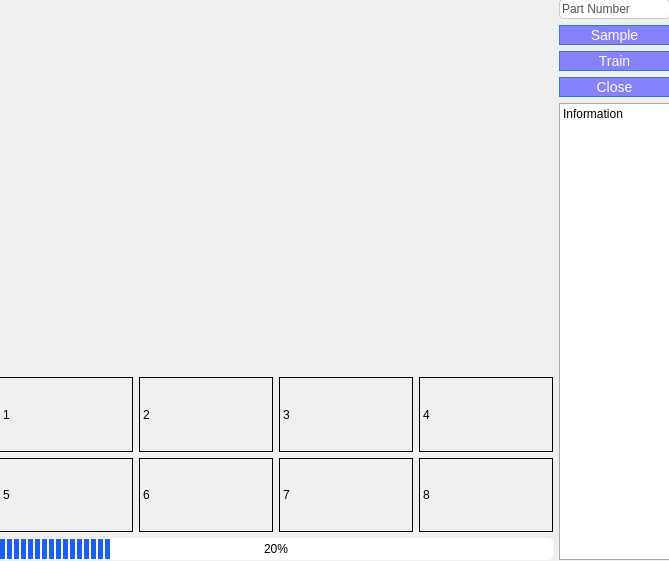
<?xml version="1.0" encoding="UTF-8"?>
<ui version="4.0">
 <class>Dialog</class>
 <widget class="QDialog" name="Dialog">
  <property name="geometry">
   <rect>
    <x>0</x>
    <y>0</y>
    <width>669</width>
    <height>561</height>
   </rect>
  </property>
  <property name="windowTitle">
   <string>Dialog</string>
  </property>
  <widget class="QWidget" name="horizontalLayoutWidget">
   <property name="geometry">
    <rect>
     <x>-1</x>
     <y>-1</y>
     <width>671</width>
     <height>561</height>
    </rect>
   </property>
   <layout class="QHBoxLayout" name="horizontalLayout" stretch="5,1">
    <item>
     <layout class="QVBoxLayout" name="verticalLayout_3" stretch="5,1,1,0">
      <item>
       <widget class="QLabel" name="l_video">
        <property name="text">
         <string/>
        </property>
        <property name="alignment">
         <set>Qt::AlignLeading|Qt::AlignLeft|Qt::AlignTop</set>
        </property>
       </widget>
      </item>
      <item>
       <layout class="QHBoxLayout" name="horizontalLayout_2">
        <item>
         <widget class="QLabel" name="l_img1">
          <property name="sizePolicy">
           <sizepolicy hsizetype="Preferred" vsizetype="Preferred">
            <horstretch>0</horstretch>
            <verstretch>1</verstretch>
           </sizepolicy>
          </property>
          <property name="styleSheet">
           <string notr="true">border:1px solid black;</string>
          </property>
          <property name="text">
           <string>1</string>
          </property>
          <property name="indent">
           <number>-1</number>
          </property>
         </widget>
        </item>
        <item>
         <widget class="QLabel" name="l_img2">
          <property name="styleSheet">
           <string notr="true">border:1px solid black;</string>
          </property>
          <property name="text">
           <string>2</string>
          </property>
         </widget>
        </item>
        <item>
         <widget class="QLabel" name="l_img3">
          <property name="styleSheet">
           <string notr="true">border:1px solid black;</string>
          </property>
          <property name="text">
           <string>3</string>
          </property>
         </widget>
        </item>
        <item>
         <widget class="QLabel" name="l_img4">
          <property name="styleSheet">
           <string notr="true">border:1px solid black;</string>
          </property>
          <property name="text">
           <string>4</string>
          </property>
         </widget>
        </item>
       </layout>
      </item>
      <item>
       <layout class="QHBoxLayout" name="horizontalLayout_3">
        <item>
         <widget class="QLabel" name="l_img5">
          <property name="styleSheet">
           <string notr="true">border:1px solid black;</string>
          </property>
          <property name="text">
           <string>5</string>
          </property>
         </widget>
        </item>
        <item>
         <widget class="QLabel" name="l_img6">
          <property name="styleSheet">
           <string notr="true">border:1px solid black;</string>
          </property>
          <property name="text">
           <string>6</string>
          </property>
         </widget>
        </item>
        <item>
         <widget class="QLabel" name="l_img7">
          <property name="styleSheet">
           <string notr="true">border:1px solid black;</string>
          </property>
          <property name="text">
           <string>7</string>
          </property>
         </widget>
        </item>
        <item>
         <widget class="QLabel" name="l_img8">
          <property name="styleSheet">
           <string notr="true">border:1px solid black;</string>
          </property>
          <property name="text">
           <string>8</string>
          </property>
         </widget>
        </item>
       </layout>
      </item>
      <item>
       <widget class="QProgressBar" name="pb_train">
        <property name="styleSheet">
         <string notr="true">QProgressBar {
	border: 2px bold grey;
	border-radius: 5px;
	text-align: center
}

QProgressBar::chunk {
	background-color: rgb(23, 96, 255);
	width: 5px;
	margin: 1px;
}</string>
        </property>
        <property name="value">
         <number>20</number>
        </property>
        <property name="textVisible">
         <bool>true</bool>
        </property>
        <property name="invertedAppearance">
         <bool>false</bool>
        </property>
       </widget>
      </item>
     </layout>
    </item>
    <item>
     <layout class="QVBoxLayout" name="verticalLayout" stretch="1,1,1,1,1">
      <item>
       <widget class="QLineEdit" name="le_part_number">
        <property name="minimumSize">
         <size>
          <width>0</width>
          <height>20</height>
         </size>
        </property>
        <property name="styleSheet">
         <string notr="true">QLineEdit {
	font: 12pt &quot;Calibri&quot;;
	color: #555;
	background-color:#fff;
	border: 1px solid #ccc;
	border-radius:4px;
}</string>
        </property>
        <property name="inputMask">
         <string/>
        </property>
        <property name="text">
         <string>Part Number</string>
        </property>
       </widget>
      </item>
      <item>
       <widget class="QPushButton" name="pbtn_sample">
        <property name="minimumSize">
         <size>
          <width>0</width>
          <height>20</height>
         </size>
        </property>
        <property name="styleSheet">
         <string notr="true">QPushButton {
	font-size: 14px;
	color: #fff;
	background-color: rgb(133, 129, 255);
	font: 75 12pt &quot;Calibri&quot;;
	border: 1px solid transparent;
	border-color: #357ebd;
}

QPushButton:hover {
	background-color: rgb(224, 232, 246);
}

</string>
        </property>
        <property name="text">
         <string>Sample</string>
        </property>
       </widget>
      </item>
      <item>
       <widget class="QPushButton" name="pbtn_train">
        <property name="minimumSize">
         <size>
          <width>0</width>
          <height>20</height>
         </size>
        </property>
        <property name="styleSheet">
         <string notr="true">QPushButton {
	font-size: 14px;
	color: #fff;
	background-color: rgb(133, 129, 255);
	font: 75 12pt &quot;Calibri&quot;;
	border: 1px solid transparent;
	border-color: #357ebd;
}

QPushButton:hover {
	background-color: rgb(224, 232, 246);
}

</string>
        </property>
        <property name="text">
         <string>Train</string>
        </property>
       </widget>
      </item>
      <item>
       <widget class="QPushButton" name="pbtn_close">
        <property name="minimumSize">
         <size>
          <width>0</width>
          <height>20</height>
         </size>
        </property>
        <property name="styleSheet">
         <string notr="true">QPushButton {
	font-size: 14px;
	color: #fff;
	background-color: rgb(133, 129, 255);
	font: 75 12pt &quot;Calibri&quot;;
	border: 1px solid transparent;
	border-color: #357ebd;
}

QPushButton:hover {
	background-color: rgb(224, 232, 246);
}

</string>
        </property>
        <property name="text">
         <string>Close</string>
        </property>
       </widget>
      </item>
      <item>
       <layout class="QVBoxLayout" name="verticalLayout_2">
        <item>
         <widget class="QLabel" name="l_info">
          <property name="styleSheet">
           <string notr="true">background-color: qlineargradient(spread:pad, x1:0, y1:0, x2:1, y2:0, stop:0 rgba(255, 255, 255, 255), stop:1 rgba(255, 255, 255, 255));
border: 1px solid darkgrey;</string>
          </property>
          <property name="text">
           <string>Information</string>
          </property>
          <property name="alignment">
           <set>Qt::AlignLeading|Qt::AlignLeft|Qt::AlignTop</set>
          </property>
         </widget>
        </item>
       </layout>
      </item>
     </layout>
    </item>
   </layout>
  </widget>
 </widget>
 <resources/>
 <connections/>
</ui>
